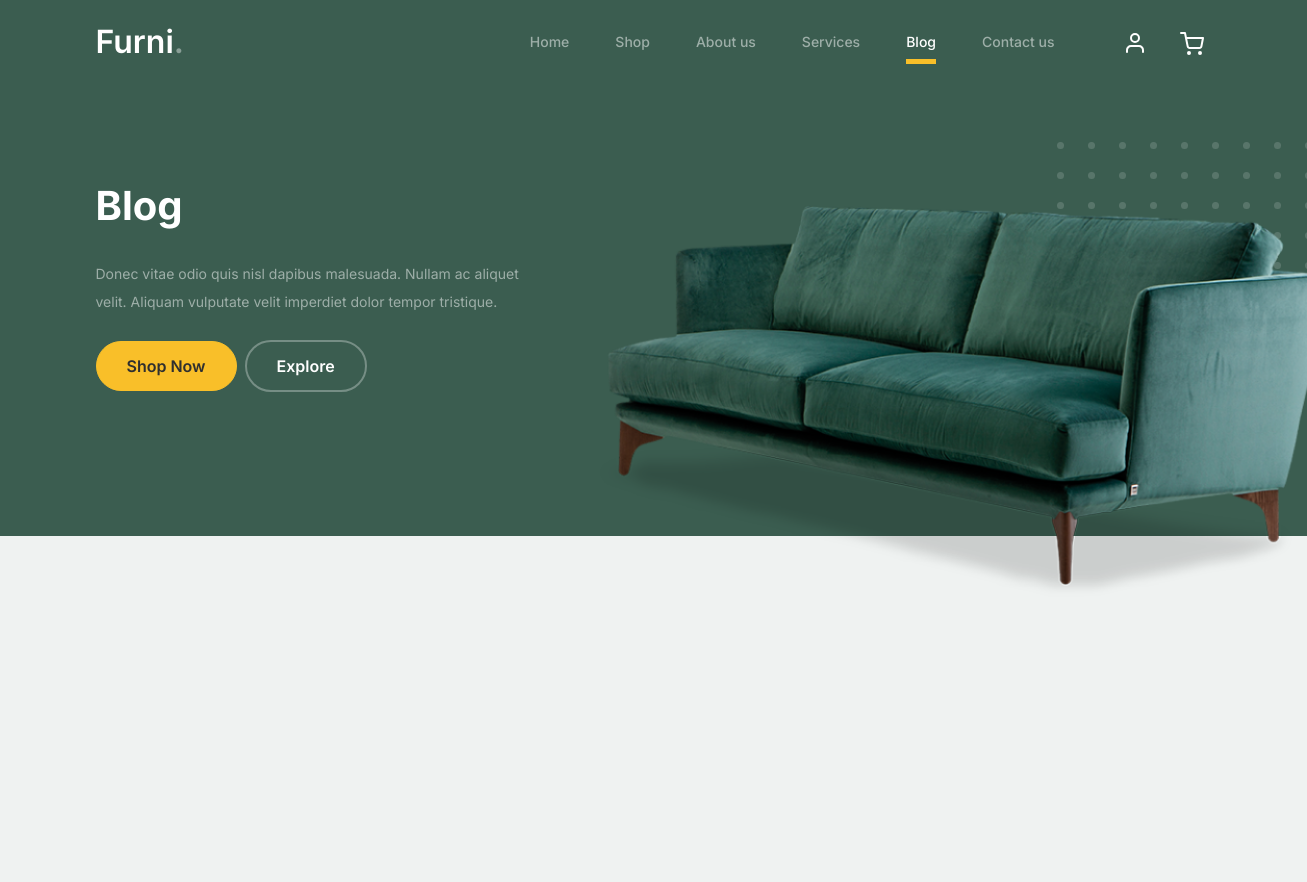
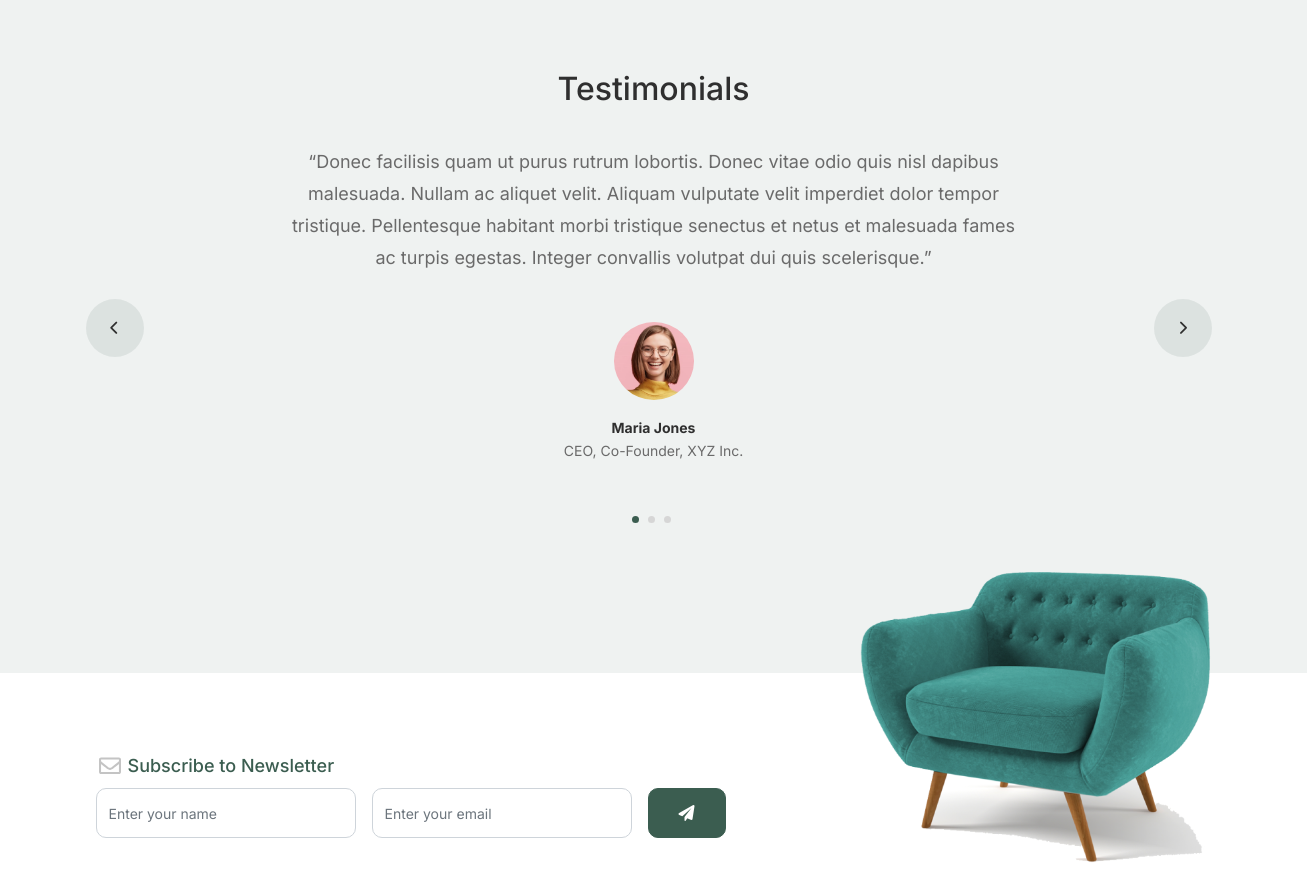
/blog/ (upper part), run on an earlier commit of the app's database (2 pictures, top to bottom).
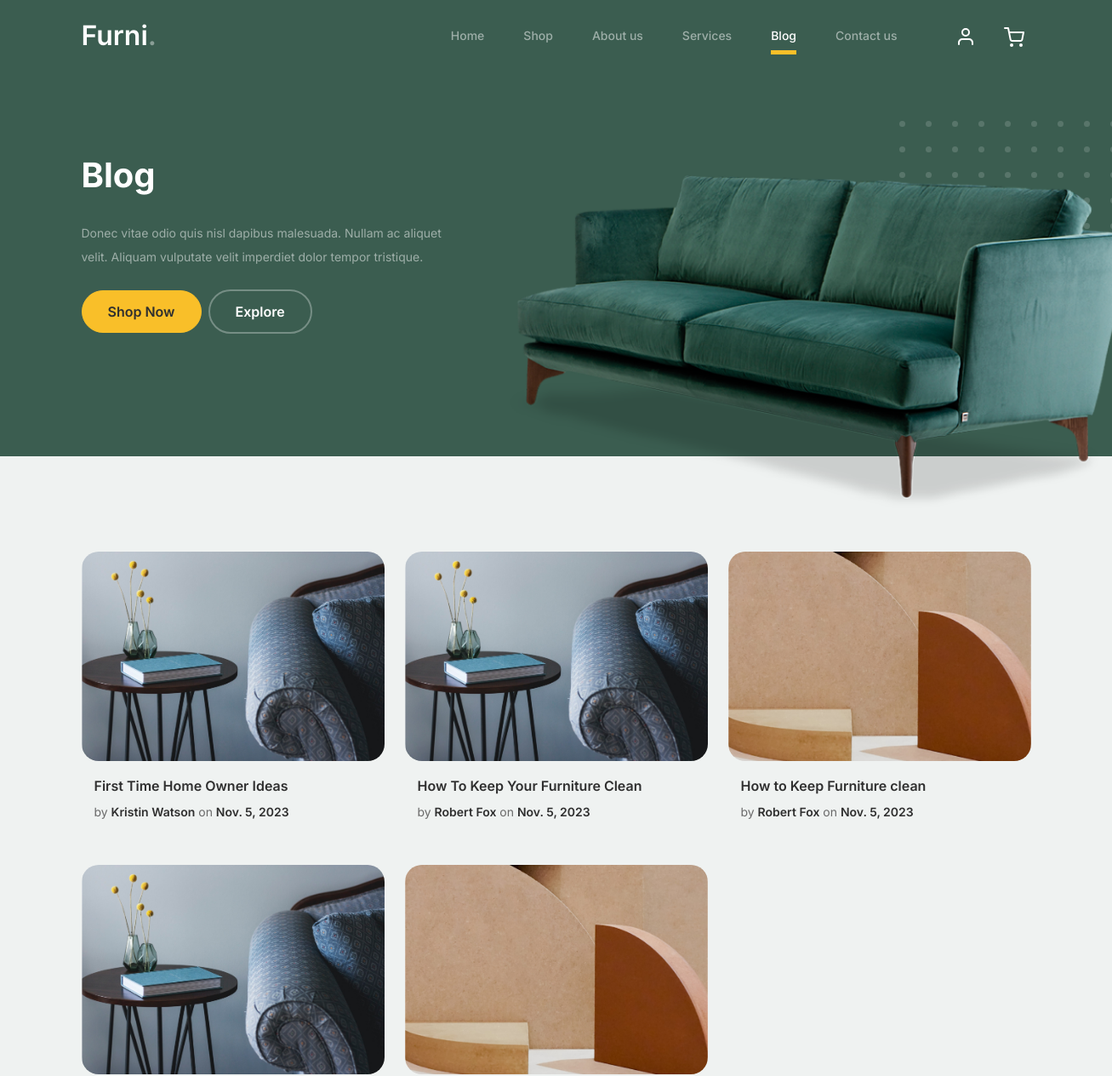
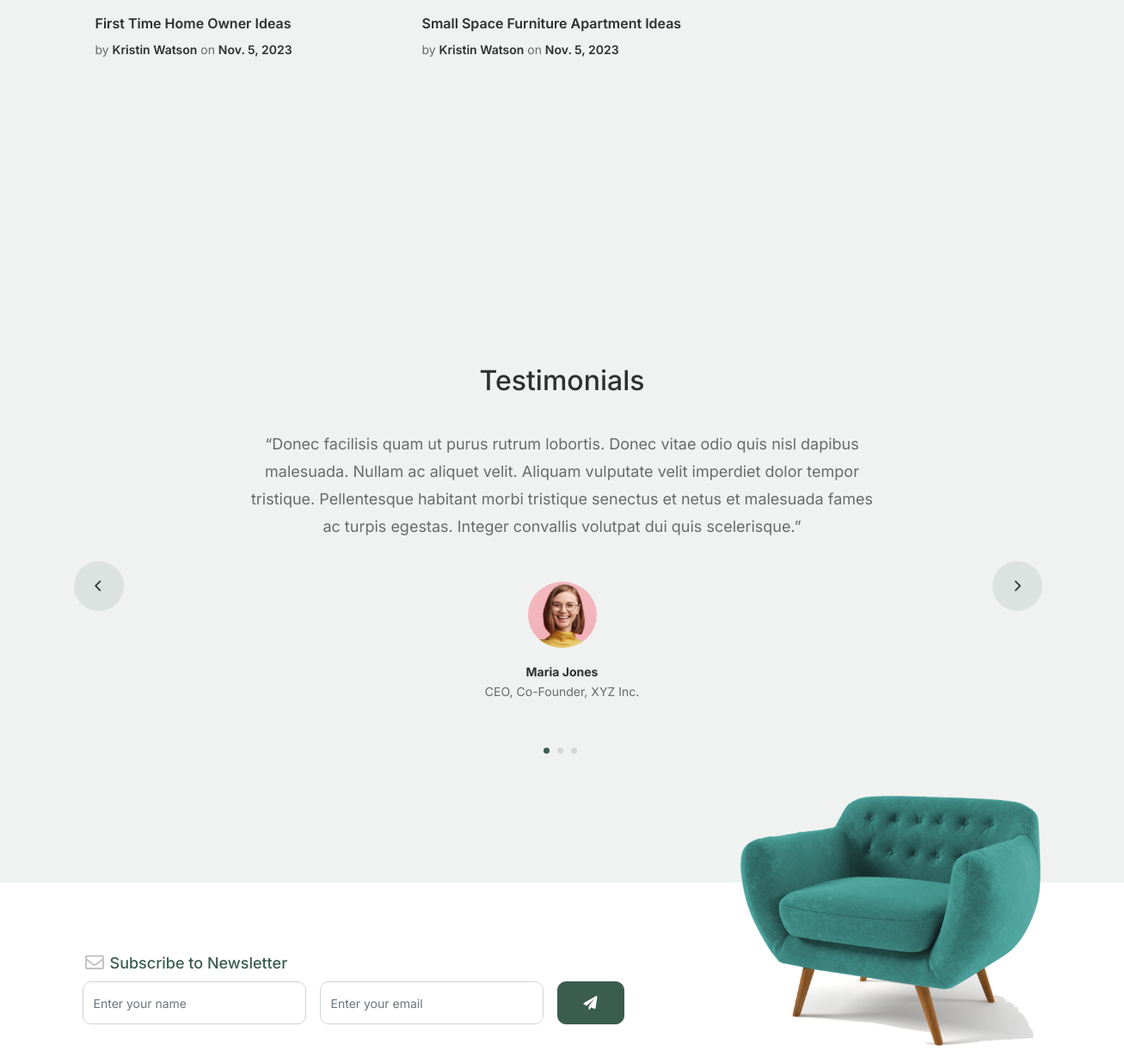
And on a later commit of the database (2 pictures, top to bottom).
### Shop/models.py (models this page shows, shortened)
class Blog(models.Model):
    image = models.ImageField(upload_to="uploads/staff", default="uploads/staff.profile.jpg")
    title = models.CharField(max_length=100, blank=False, null=False)
    author = models.CharField(max_length=100, blank=False, null=False)
    date = models.DateField(auto_now=True)
    content = models.TextField( blank=False, null=True, max_length=50000)

### Shop/views.py (the view)
# urls.py: 2. Add a URL to urlpatterns:  path('blog/', include('blog.urls'))
def blog(request):
    blogs = Blog.objects.all()
    return render(request,"blog.html", { 'navbar': 'blog', 'blogs':blogs})

### Shop/Templates/blog.html (shortened to what this page needs)
{% extends "sliders.html" %}
{% load static %}
{% block body %}
			<div class="hero">
				<div class="container">
					<div class="row justify-content-between">
						<div class="col-lg-5">
							<div class="intro-excerpt">
								<h1>Blog</h1>
								<p class="mb-4">Donec vitae odio quis nisl dapibus malesuada. Nullam ac aliquet velit. Aliquam vulputate velit imperdiet dolor tempor tristique.</p>
								<p><a href="" class="btn btn-secondary me-2">Shop Now</a><a href="#" class="btn btn-white-outline">Explore</a></p>
							</div>
						</div>
						<div class="col-lg-7">
							<div class="hero-img-wrap">
								<img src="{% static 'images/couch.png' %}" class="img-fluid">
							</div>
						</div>
					</div>
				</div>
			</div>
		<div class="blog-section">
			<div class="container">
				<div class="row">
					{% for blog in blogs %}
                        <div class="col-12 col-sm-6 col-md-4 mb-5">
						<div class="post-entry">
							<a href="{% url 'Shop:content' %}" class="post-thumbnail"><img src="/media/{{ blog.image }}" alt="Image" class="img-fluid"></a>
							<div class="post-content-entry">
								<h3><a href="#">{{ blog.title }}</a></h3>
								<div class="meta">
									<span>by <a href="#">{{ blog.author }}</a></span> <span>on <a href="#">{{ blog.date }}</a></span>
								</div>
							</div>
						</div>
					</div>
					{% endfor %}
				</div>
			</div>
		</div>
		<div class="testimonial-section before-footer-section">
			<div class="container">
				<div class="row">
					<div class="col-lg-7 mx-auto text-center">
						<h2 class="section-title">Testimonials</h2>
					</div>
				</div>
				<div class="row justify-content-center">
					<div class="col-lg-12">
						<div class="testimonial-slider-wrap text-center">
							<div id="testimonial-nav">
								<span class="prev" data-controls="prev"><span class="fa fa-chevron-left"></span></span>
								<span class="next" data-controls="next"><span class="fa fa-chevron-right"></span></span>
							</div>
							<div class="testimonial-slider">
								<div class="item">
									<div class="row justify-content-center">
										<div class="col-lg-8 mx-auto">
											<div class="testimonial-block text-center">
												<blockquote class="mb-5">
													<p>&ldquo;Donec facilisis quam ut purus rutrum lobortis. Donec vitae odio quis nisl dapibus malesuada. Nullam ac aliquet velit. Aliquam vulputate velit imperdiet dolor tempor tristique. Pellentesque habitant morbi tristique senectus et netus et malesuada fames ac turpis egestas. Integer convallis volutpat dui quis scelerisque.&rdquo;</p>
												</blockquote>
												<div class="author-info">
													<div class="author-pic">
														<img src="{% static 'images/person-1.png' %}" alt="Maria Jones" class="img-fluid">
													</div>
													<h3 class="font-weight-bold">Maria Jones</h3>
													<span class="position d-block mb-3">CEO, Co-Founder, XYZ Inc.</span>
												</div>
											</div>
										</div>
									</div>
								</div>
								<div class="item">
									<div class="row justify-content-center">
									</div>
								</div>
								<div class="item">
									<div class="row justify-content-center">
									</div>
								</div>
							</div>
						</div>
					</div>
				</div>
			</div>
		</div>
{% endblock %}

### Shop/Templates/sliders.html (shortened to what this page needs)
{% extends "index.html" %}
{% load static %}
{% load static %}

### Shop/Templates/index.html (shortened to what this page needs)
{% extends "layout.html" %}
{% load static %}

### Shop/Templates/layout.html (shortened to what this page needs)
{% load static %}
<!doctype html>
<html lang="en">
<head>
		<link href="{% static 'css/bootstrap.min.css' %}" rel="stylesheet">
		<link href="https://cdnjs.cloudflare.com/ajax/libs/font-awesome/6.0.0-beta3/css/all.min.css" rel="stylesheet">
		<link href="{% static 'css/tiny-slider.css' %}" rel="stylesheet">
		<link href="{% static 'css/style.css' %}" rel="stylesheet">
	</head>
	<body>
		<nav class="custom-navbar navbar navbar navbar-expand-md navbar-dark bg-dark" arial-label="Furni navigation bar">
			<div class="container">
				<a class="navbar-brand" href="{% url 'Shop:home' %}">Furni<span>.</span></a>
				<div class="collapse navbar-collapse" id="navbarsFurni">
					<ul class="custom-navbar-nav navbar-nav ms-auto mb-2 mb-md-0">
						<li class="nav-item {% if navbar == 'home' %}active {% endif %}">
							<a class="nav-link" href="{% url 'Shop:home' %}">Home</a>
						</li>
						<li class="nav-item {% if navbar == 'shop' %}active {% endif %}">
                            <a class="nav-link" href="{% url 'Shop:shop' %}">Shop</a></li>
						<li class="nav-item {% if navbar == 'about' %}active {% endif %}">
                            <a class="nav-link" href="{% url 'Shop:about' %}">About us</a></li>
						<li class="nav-item {% if navbar == 'services' %}active {% endif %}">
                            <a class="nav-link" href="{% url 'Shop:services' %}">Services</a></li>
						<li class="nav-item {% if navbar == 'blog' %}active {% endif %}">
                            <a class="nav-link" href="{% url 'Shop:blog' %}">Blog</a></li>
						<li class="nav-item {% if navbar == 'contact' %}active {% endif %}">
                            <a class="nav-link" href="{% url 'Shop:contact' %}">Contact us</a></li>
					</ul>
					<ul class="custom-navbar-cta navbar-nav mb-2 mb-md-0 ms-5">
						<li><a class="nav-link" href="#"><img src="{% static 'images/user.svg' %}"></a></li>
						<li><a class="nav-link" href="{% url 'Shop:cart' %}"><img src="{% static 'images/cart.svg' %}"></a></li>
					</ul>
				</div>
			</div>
		</nav>
    {% block body %}
    {% endblock %}
		<footer class="footer-section">
			<div class="container relative">
				<div class="sofa-img">
					<img src="{% static 'images/sofa.png' %}" alt="Image" class="img-fluid">
				</div>
				<div class="row">
					<div class="col-lg-8">
						<div class="subscription-form">
							<h3 class="d-flex align-items-center"><span class="me-1"><img src="{% static 'images/envelope-outline.svg' %}" alt="Image" class="img-fluid"></span><span>Subscribe to Newsletter</span></h3>
							<form action="#" class="row g-3">
								<div class="col-auto">
									<input type="text" class="form-control" placeholder="Enter your name">
								</div>
								<div class="col-auto">
									<input type="email" class="form-control" placeholder="Enter your email">
								</div>
								<div class="col-auto">
									<button class="btn btn-primary">
										<span class="fa fa-paper-plane"></span>
									</button>
								</div>
							</form>
						</div>
					</div>
				</div>
				<div class="row g-5 mb-5">
				</div>
			</div>
		</footer>

### Shop/static/css/tiny-slider.css (style rules this page uses)
.tns-slider { -webkit-transition:all 0s;-moz-transition:all 0s;transition:all 0s }
.tns-slider>.tns-item { -webkit-box-sizing:border-box;-moz-box-sizing:border-box;box-sizing:border-box }
.tns-horizontal.tns-subpixel { white-space:nowrap }
.tns-horizontal.tns-subpixel>.tns-item { display:inline-block;vertical-align:top;white-space:normal }

What changed in the data, as far as the page shows it:
added Blog: image (picture), title "First Time Home Owner Ideas", author "Kristin Watson", date "Nov. 5, 2023"
added Blog: image (picture), title "How To Keep Your Furniture Clean", author "Robert Fox", date "Nov. 5, 2023"
added Blog: image (picture), title "How to Keep Furniture clean", author "Robert Fox", date "Nov. 5, 2023"
added Blog: image (picture), title "First Time Home Owner Ideas", author "Kristin Watson", date "Nov. 5, 2023"
added Blog: image (picture), title "Small Space Furniture Apartment Ideas", author "Kristin Watson", date "Nov. 5, 2023"
